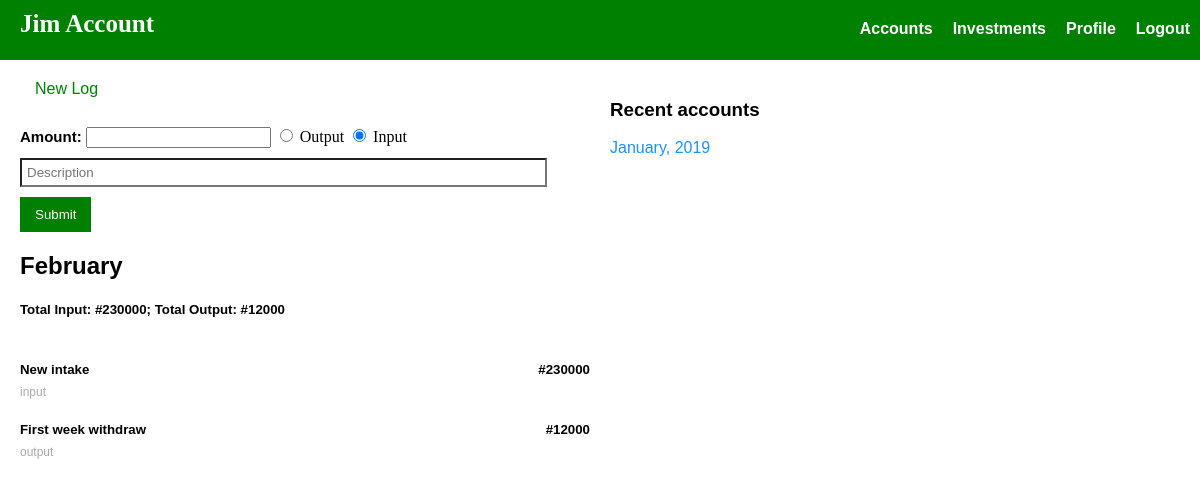
Page /account/ (signed in) on the committed database.
### index/models.py (models this page shows)
class Capitallog(models.Model):
	title = models.CharField(max_length=1000)

class Account(models.Model):
	log = models.ForeignKey(Capitallog, on_delete=models.CASCADE)
	amount = models.IntegerField()
	accType = models.CharField(max_length=10)
	description = models.CharField(max_length=1000)
	author = models.ForeignKey(User, on_delete=models.CASCADE)

### index/views.py (the view)
# urls.py: url(r'^account/$', views.account, name='account'),
def account(request):
	if request.user.is_authenticated:
		lastlog = []
		if Capitallog.objects.count():
			lastlog = Capitallog.objects.all()[len(Capitallog.objects.all())-1]
		return render(request, 'index.html', {
			'title': 'Jimnet account',
			'lastlog': lastlog,
			'totinput': totalInputOutput(lastlog)[0],
			'totoutput': totalInputOutput(lastlog)[1],
			'logs': Capitallog.objects.all(),
			'user': User.objects.get(username=request.user.username)
			})
	return redirect(index)

### index/views.py (called while the page is built)
def totalInputOutput(log):
	totinput = 0; totoutput = 0;
	if log:
		for i in log.account_set.all():
			if i.accType=='input':
				totinput += i.amount
			else:
				totoutput += i.amount
	return [totinput, totoutput]

### index/templates/index.html (shortened to what this page needs)
{% extends "base.html" %}
{% load static %}
{% block content %}
	<div class="jump">
		{% if user.role == 'write' %}
			<a href="#" class="btnwhite hider">New Log</a>
			<br><br>
			<div class="newcontent">
				<form id="newaccountForm">
					<label class="black">Amount:</label>
					<input type="number" name="amount" required>
					<input type="radio" name="type" value="output"> <span>Output</span>
					<input type="radio" name="type" value="input" checked> <span>Input</span>
					<input type="text" name="description" placeholder="Description" required>
					<input type="submit" value="Submit">
				</form>
			</div>
		{% endif %}
		<div class="account">
			<h2 class="currentlog" id="{{lastlog.id}}">{{lastlog.title}}</h2>
			<div class="spending">
				<h5 class="total">Total Input: #<span id="totinput">{{totinput}}</span>; Total Output: #<span id="totoutput">{{totoutput}}</span></h5><br>
				<div class="acc">
					{% if lastlog.account_set.count %}
						{% for acc in lastlog.account_set.all %}
							<h5>{{acc.description}} <span class="right">#{{acc.amount}}</span> </h5>
							<span class="accDate">{{acc.accType}}</span>
						{% endfor %}
					{% else %}
						<h5 class="noacc">No account yet</h5>
					{% endif %}
				</div>
			</div>
		</div>
	</div>
	<div class="jump">
		<h3>Recent accounts</h3>
		{% if logs.count > 1 %}
			{% for log in logs %}
				{% if not forloop.last %}
					<a href="#" class="recentA" id="account{{log.id}}">{{log.title}}</a>
				{% endif %}
			{% endfor %}
		{% else %}
			<h5 class="norecent">No recent log</h5>
		{% endif %}
	</div>
{% endblock %}

### index/templates/base.html (shortened to what this page needs)
<!DOCTYPE html>
<html>
<head>
	{% load static %}
	<link rel="stylesheet" type="text/css" href="{% static 'style.css' %}">
	<nav class="navbar">
		<a href="{% url 'account' %}"><span class="logo">Jim Account</span></a>
		{% if request.user.is_authenticated %}
			<span id="full">
				<a href="{% url 'logout' %}" class="loginA">Logout</a>
				<a href="{% url 'profile' %}" class="loginA">Profile</a>
				<a href="{% url 'investments' %}" class="loginA">Investments</a>
				<a href="{% url 'account' %}" class="loginA">Accounts</a>
			</span>
		{% endif %}
	</nav>
</head>
<body>
	<div class="container">
		{% block content %}
	    {% endblock %}
    </div>
</body>
 </html>

### index/static/style.css (style rules this page uses)
body { margin: 0px; }
a { text-decoration: none; color: #1e90ff; }
h1,h2,h3,h4,h5,h6 { font-family: arial; }
.container { padding: 10px; }
.navbar { background: green; width: 100%; height: 60px; }
.logo { font-family: cursive; font-size: 25px; color: white; display: inline-flex; margin: 10px 20px; font-weight: bolder; }
.loginA { padding: 10px 5px; margin: 10px 5px; float: right; color: white; font-weight: bolder; font-family: arial; }
label { font-family: arial; font-size: 15px; font-weight: bold; color: white; margin-bottom: 10px; }
.black { color: black; font-family: arial; }
.right { float: right; }
.jump { display: inline; float: left; width: 50%; padding: 10px; box-sizing: border-box; }
.recentA { font-family: arial; display: block; margin-bottom: 15px; }
.btnwhite { color: green; background: white; padding: 10px 15px; font-family: arial; }
.newcontent { margin-top: 10px; }
.newcontent input[type='text'] { padding: 5px; background: white; display: block; margin: 10px 0px; color: grey; width: 90%; outline: 0; }
.newcontent input[type='submit'] { padding: 10px 15px; background: green; color: white; cursor: pointer; margin-top: 10px; border: 0px; display: block; }
.accDate { font-family: arial; color: #a9a9a9; font-size: 12px; }
.account h5 { margin-bottom: 5px; }

### rows in the picture
Capitallog: title "February"
Account: description "New intake", amount "230000", accType "input"
Account: description "First week withdraw", amount "12000", accType "output"
Capitallog: title "January, 2019"

### other values in the picture
{{ totinput }} "230000"
{{ totoutput }} "12000"
